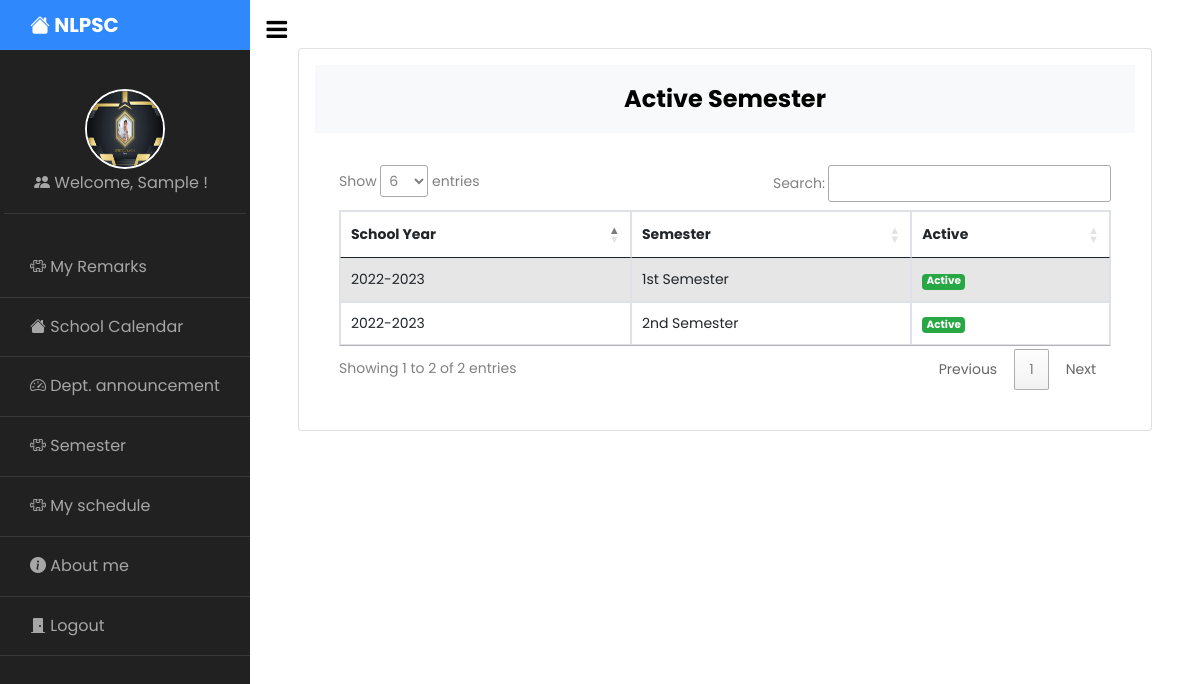
The app's page /student/semester.php (signed in) with its own data.
### tables this page shows
CREATE TABLE `student` (
  `Id` int(11) NOT NULL,
  `id_no` varchar(255) DEFAULT NULL,
  `firstname` varchar(255) NOT NULL,
  `middlename` varchar(255) NOT NULL,
  `lastname` varchar(255) NOT NULL,
  `dob` varchar(255) NOT NULL,
  `age` varchar(255) NOT NULL,
  `email` varchar(255) NOT NULL,
  `contact` varchar(255) NOT NULL,
  `address` varchar(255) NOT NULL,
  `username` varchar(255) NOT NULL,
  `password` varchar(255) NOT NULL,
  `images` varchar(255) NOT NULL,
  `dept_id` int(11) NOT NULL,
  `year_level` varchar(255) NOT NULL,
  `status` varchar(255) NOT NULL DEFAULT 'Pending'
);

CREATE TABLE `semester` (
  `Id` int(11) NOT NULL,
  `Semester` varchar(255) NOT NULL,
  `school_id` int(11) NOT NULL
);

CREATE TABLE `schoolyear` (
  `Id` int(11) NOT NULL,
  `schoolyear` varchar(255) NOT NULL,
  `status` varchar(255) NOT NULL DEFAULT 'Inactive'
);

### student/semester.php (the view, shortened to what this page needs)
<?php include 'sidebar.php'; ?>
     <div id="content" class="p-4 p-md-5 pt-5">
       <div class="card p-3">
         <h4 class="bg-light p-3" align="center"><strong>Active Semester</strong></h4>
   <div class="table-responsive p-4">
     <table class="table table-bordered table-striped table-hover table-responsive-sm table-responsive-md table-responsive-lg table-responsive-xl table-responsive-xxl" id="example">
       <thead>
         <tr>
           <th>School Year</th>
           <th>Semester</th>
           <th>Active</th>
         </tr>
       </thead>
       <tbody>
         <?php
           $query ="SELECT * FROM semester JOIN schoolyear WHERE semester.school_id=schoolyear.Id ORDER BY semester";
           $sql = mysqli_query($conn,$query);
           while($row = mysqli_fetch_array($sql)) {
         ?>
         <tr>
             <td><?php echo $row["schoolyear"];?></td>
             <td><?php echo $row["Semester"];?></td>
             <td><span class="badge badge-success"><?php echo $row["status"];?></span></td>
         </tr>
           <?php
               }
           ?>
       </tbody>
     </table>
   </div>
     </div>
   </div>

### student/sidebar.php (shortened to what this page needs)
<?php
  include '../config.php';
  if(isset($_SESSION['student']) && isset($_SESSION['student_id'])) {
    $id = $_SESSION['student_id'];
    $student = mysqli_query($conn, "SELECT * FROM student WHERE Id='$id'");
    while($row = mysqli_fetch_array($student)) {
?>
<!doctype html>
<html lang="en">
  <head>
    <link rel="stylesheet" href="https://cdn.datatables.net/1.11.3/css/jquery.dataTables.min.css">
    <link href="https://cdn.jsdelivr.net/npm/bootstrap@5.0.2/dist/css/bootstrap.min.css" rel="stylesheet">
    <link rel="stylesheet" href="https://stackpath.bootstrapcdn.com/font-awesome/4.7.0/css/font-awesome.min.css">
		<link rel="stylesheet" href="https://stackpath.bootstrapcdn.com/font-awesome/4.7.0/css/font-awesome.min.css">
    <link rel="stylesheet" href="https://cdn.jsdelivr.net/npm/bootstrap-icons@1.8.1/font/bootstrap-icons.css">
		<link rel="stylesheet" href="../css/style.css">
  </head>
  <body>
		<div class="wrapper d-flex align-items-stretch">
      <nav id="sidebar">
        <div class="custom-menu">
          <button type="button" id="sidebarCollapse" class="btn btn-primary">
            <i class="fa fa-bars"></i>
          </button>
        </div>
        <h1><a href="dashboard.php" class="logo"><i class="bi bi-house-fill"></i> NLPSC</a></h1>
         <div class="p-1 mb-1">
              <ul class="list-unstyled components">
                <li>
                  <a href="dashboard.php">
                    <img id="img" class="img-responsive" src="../images-students/<?php echo $row['images'];?>" alt="image">
                    <i class="bi bi-people-fill"></i> Welcome, <?php echo $row['firstname']; ?> !
                  </a>
                </li>
              </ul>
        </div>
        <ul class="list-unstyled components mb-5">
          <li>
              <a href="my_grades.php"><i class="bi bi-puzzle"></i> My Remarks</a>
          </li>
          <li>
              <a href="schoolcalendar.php"><i class="bi bi-house-fill"></i> School Calendar</a>
          </li>
          <li>
              <a href="announcement.php"><i class="bi bi-speedometer2"></i> Dept. announcement</a>
          </li>
          <li>
              <a href="semester.php"><i class="bi bi-puzzle"></i> Semester</a>
          </li>
          <li>
              <a href="subject_schedule.php"><i class="bi bi-puzzle"></i> My schedule</a>
          </li>
          <li>
            <a href="about_me.php"><i class="bi bi-info-circle-fill"></i> About me</a>
          </li>
          <li>
            <a href="../logout.php"><i class="bi bi-door-closed-fill"></i> Logout</a>
          </li>
        </ul>
      </nav>
<?php } ?>
  </body>
</html>
<?php
    } else {
     header('Location: ./index.php');
    }
?>

### student/sidebar.php (style rules this page uses)
#img { height: 80px; width: 80px; border-radius: 50%; margin-right: auto; margin-left: auto; display: block; border: 2px solid white; }

### records on screen
student: images (picture), firstname "Sample"
semester: schoolyear.schoolyear "2022-2023", Semester "1st Semester", schoolyear.status "Active"
semester: schoolyear.schoolyear "2022-2023", Semester "2nd Semester", schoolyear.status "Active"
